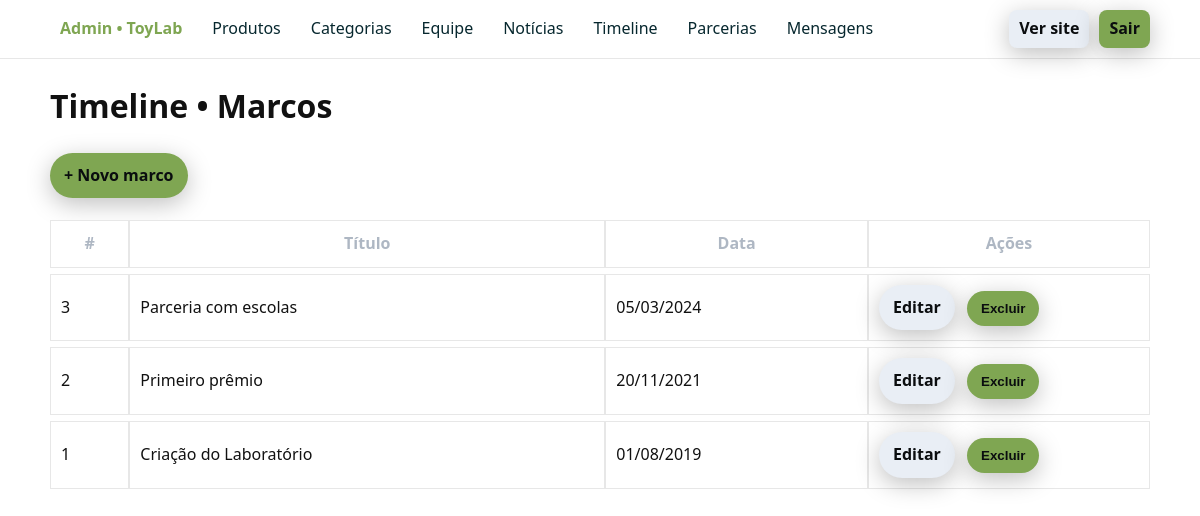
The app's page /admin/milestones/list.php (signed in) with its own data.
### tables this page shows
CREATE TABLE IF NOT EXISTS milestones (
  id INT AUTO_INCREMENT PRIMARY KEY,
  title VARCHAR(200) NOT NULL,
  description MEDIUMTEXT NULL,
  event_date DATE NOT NULL,
  created_at DATETIME NOT NULL
);

### config/config.php (called while the page is built, shortened)
<?php
function db(): PDO {
    static $pdo;
    if (!$pdo) {
        $dsn = 'mysql:host=' . DB_HOST . ';dbname=' . DB_NAME . ';charset=utf8mb4';
        $options = [
            PDO::ATTR_ERRMODE            => PDO::ERRMODE_EXCEPTION,
            PDO::ATTR_DEFAULT_FETCH_MODE => PDO::FETCH_ASSOC,
            PDO::ATTR_EMULATE_PREPARES   => false,
        ];
        $pdo = new PDO($dsn, DB_USER, DB_PASS, $options);
    }
    return $pdo;
}
function e(?string $str): string {
    return htmlspecialchars((string)$str, ENT_QUOTES | ENT_SUBSTITUTE, 'UTF-8');
}
function base_url_root(): string {
    $doc = rtrim(str_replace('\\','/', $_SERVER['DOCUMENT_ROOT'] ?? ''), '/');
    $root = str_replace('\\','/', BASE_PATH);
    $url  = str_replace($doc, '', $root);
    return $url ?: '';
}
function base_url(string $path = ''): string {
    return base_url_root() . ($path ? '/' . ltrim($path, '/') : '');
}

### config/functions.php (called while the page is built, shortened)
<?php
require_once __DIR__ . '/config.php';
function q(string $sql, array $params = []): PDOStatement {
    $stmt = db()->prepare($sql);
    $stmt->execute($params);
    return $stmt;
}
function fetch_all(string $sql, array $params = []): array {
    return q($sql, $params)->fetchAll(PDO::FETCH_ASSOC);
}

### admin/milestones/list.php (the view, shortened to what this page needs)
<?php
require_once BASE_PATH . '/config/functions.php';
require_once __DIR__ . '/../partials/header.php';
$rows = fetch_all("SELECT id, title, description, event_date, created_at FROM milestones ORDER BY event_date DESC, id DESC");
?>
<h1 class="fade-in">Timeline • Marcos</h1>
<p><a class="btn" href="<?= e(base_url('admin/milestones/create.php')) ?>">+ Novo marco</a></p>
<table class="table fade-in">
  <thead>
    <tr>
      <th>#</th>
      <th>Título</th>
      <th>Data</th>
      <th style="width:260px">Ações</th>
    </tr>
  </thead>
  <tbody>
    <?php foreach ($rows as $r): ?>
      <tr>
        <td><?= (int)$r['id'] ?></td>
        <td><?= e($r['title']) ?></td>
        <td><?= e(date('d/m/Y', strtotime($r['event_date']))) ?></td>
        <td class="actions">
          <a class="btn secondary" href="<?= e(base_url('admin/milestones/edit.php?id='.(int)$r['id'])) ?>">Editar</a>
          <form action="<?= e(base_url('admin/milestones/delete.php')) ?>" method="post" style="display:inline"
                onsubmit="return confirm('Excluir o marco &quot;<?= e($r['title']) ?>&quot;?')">
            <button class="btn" type="submit">Excluir</button>
          </form>
        </td>
      </tr>
    <?php endforeach; ?>
  </tbody>
</table>
<?php require_once __DIR__ . '/../partials/footer.php'; ?>

### public/css/styles.css (style rules this page uses)
:root { --bg: #0b0d0f; --bg-soft: #12161a; --text: #e4e8ee; --muted: #aeb7c3; --brand: #7fa652; --brand-2: #06272e; --card: #101418; --card-border: #1e242b; --focus: #ffd166; --danger: #e74c3c; --ok: #2ecc71; --radius: 16px; --shadow: 0 6px 24px rgba(0,0,0,.25); --transition: .2s ease; }
html { color-scheme: dark light; }
html, body { margin:0; padding:0; }
body { font: 400 16px/1.6 system-ui, -apple-system, Segoe UI, Roboto, Ubuntu, Cantarell, Noto Sans, Arial, "Apple Color Emoji","Segoe UI Emoji"; background:#ffffff; color:#111; }
a { color: var(--brand-2); text-decoration: none; }
.btn { display:inline-flex; align-items:center; gap:8px; background: var(--brand); color:#0a0d0f; border:none; padding:10px 14px; border-radius: 999px; cursor:pointer; font-weight:600; box-shadow: var(--shadow); transition: transform var(--transition), background var(--transition); }
.fade-in { animation: fadin .25s ease both; }

### admin/partials/header.php (style rules this page uses)
.table { width:100%;border-collapse:separate;border-spacing:0 6px }
.table th { font-weight:700;color:var(--muted) }
.table td,.table th { padding:10px;background:#fff;border:1px solid #e7e7e7 }
.table .actions a { margin-right:8px }
.btn.secondary { background:#e9eef5;color:#0b0d0f }

### records on screen
milestones: id "3", title "Parceria com escolas", event_date "05/03/2024"
milestones: id "2", title "Primeiro prêmio", event_date "20/11/2021"
milestones: id "1", title "Criação do Laboratório", event_date "01/08/2019"
